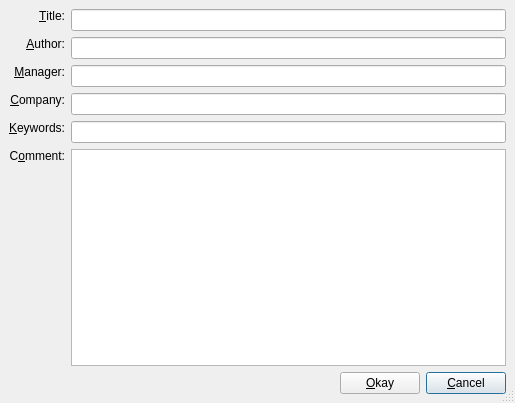
<ui version="4.0" >
 <author>Gerrit M. Albrecht</author>
 <class>DocumentPropertiesDialog</class>
 <widget class="QDialog" name="DocumentPropertiesDialog" >
  <property name="geometry" >
   <rect>
    <x>0</x>
    <y>0</y>
    <width>515</width>
    <height>403</height>
   </rect>
  </property>
  <property name="windowTitle" >
   <string>Document Properties:</string>
  </property>
  <property name="sizeGripEnabled" >
   <bool>true</bool>
  </property>
  <layout class="QVBoxLayout" >
   <property name="margin" >
    <number>9</number>
   </property>
   <property name="spacing" >
    <number>6</number>
   </property>
   <item>
    <layout class="QGridLayout" >
     <property name="margin" >
      <number>0</number>
     </property>
     <property name="spacing" >
      <number>6</number>
     </property>
     <item row="1" column="1" >
      <widget class="QLineEdit" name="m_edit_author" />
     </item>
     <item row="2" column="0" >
      <widget class="QLabel" name="m_label_manager" >
       <property name="text" >
        <string>&amp;Manager:</string>
       </property>
       <property name="alignment" >
        <set>Qt::AlignRight|Qt::AlignTop|Qt::AlignTrailing</set>
       </property>
       <property name="buddy" >
        <cstring>m_edit_manager</cstring>
       </property>
      </widget>
     </item>
     <item row="3" column="0" >
      <widget class="QLabel" name="m_label_company" >
       <property name="text" >
        <string>&amp;Company:</string>
       </property>
       <property name="alignment" >
        <set>Qt::AlignRight|Qt::AlignTop|Qt::AlignTrailing</set>
       </property>
       <property name="buddy" >
        <cstring>m_edit_company</cstring>
       </property>
      </widget>
     </item>
     <item row="5" column="0" >
      <widget class="QLabel" name="m_label_comment" >
       <property name="text" >
        <string>C&amp;omment:</string>
       </property>
       <property name="alignment" >
        <set>Qt::AlignRight|Qt::AlignTop|Qt::AlignTrailing</set>
       </property>
       <property name="buddy" >
        <cstring>m_edit_comment</cstring>
       </property>
      </widget>
     </item>
     <item row="0" column="1" >
      <widget class="QLineEdit" name="m_edit_title" />
     </item>
     <item row="0" column="0" >
      <widget class="QLabel" name="m_label_title" >
       <property name="text" >
        <string>&amp;Title:</string>
       </property>
       <property name="alignment" >
        <set>Qt::AlignRight|Qt::AlignTop|Qt::AlignTrailing</set>
       </property>
       <property name="buddy" >
        <cstring>m_edit_title</cstring>
       </property>
      </widget>
     </item>
     <item row="3" column="1" >
      <widget class="QLineEdit" name="m_edit_company" />
     </item>
     <item row="2" column="1" >
      <widget class="QLineEdit" name="m_edit_manager" />
     </item>
     <item row="1" column="0" >
      <widget class="QLabel" name="m_label_author" >
       <property name="text" >
        <string>&amp;Author:</string>
       </property>
       <property name="alignment" >
        <set>Qt::AlignRight|Qt::AlignTop|Qt::AlignTrailing</set>
       </property>
       <property name="buddy" >
        <cstring>m_edit_author</cstring>
       </property>
      </widget>
     </item>
     <item row="5" column="1" >
      <widget class="QTextEdit" name="m_edit_comment" />
     </item>
     <item row="4" column="0" >
      <widget class="QLabel" name="m_label_keywords" >
       <property name="text" >
        <string>&amp;Keywords:</string>
       </property>
       <property name="alignment" >
        <set>Qt::AlignRight|Qt::AlignTop|Qt::AlignTrailing</set>
       </property>
       <property name="buddy" >
        <cstring>m_edit_keywords</cstring>
       </property>
      </widget>
     </item>
     <item row="4" column="1" >
      <widget class="QLineEdit" name="m_edit_keywords" />
     </item>
    </layout>
   </item>
   <item>
    <layout class="QHBoxLayout" >
     <property name="margin" >
      <number>0</number>
     </property>
     <property name="spacing" >
      <number>6</number>
     </property>
     <item>
      <spacer>
       <property name="orientation" >
        <enum>Qt::Horizontal</enum>
       </property>
       <property name="sizeHint" >
        <size>
         <width>40</width>
         <height>20</height>
        </size>
       </property>
      </spacer>
     </item>
     <item>
      <widget class="QPushButton" name="m_button_okay" >
       <property name="text" >
        <string>&amp;Okay</string>
       </property>
      </widget>
     </item>
     <item>
      <widget class="QPushButton" name="m_button_cancel" >
       <property name="text" >
        <string>&amp;Cancel</string>
       </property>
       <property name="default" >
        <bool>true</bool>
       </property>
      </widget>
     </item>
    </layout>
   </item>
  </layout>
 </widget>
 <tabstops>
  <tabstop>m_edit_title</tabstop>
  <tabstop>m_edit_author</tabstop>
  <tabstop>m_edit_manager</tabstop>
  <tabstop>m_edit_company</tabstop>
  <tabstop>m_edit_keywords</tabstop>
  <tabstop>m_edit_comment</tabstop>
  <tabstop>m_button_okay</tabstop>
  <tabstop>m_button_cancel</tabstop>
 </tabstops>
 <resources/>
 <connections>
  <connection>
   <sender>m_button_okay</sender>
   <signal>clicked()</signal>
   <receiver>DocumentPropertiesDialog</receiver>
   <slot>accept()</slot>
   <hints>
    <hint type="sourcelabel" >
     <x>421</x>
     <y>392</y>
    </hint>
    <hint type="destinationlabel" >
     <x>409</x>
     <y>402</y>
    </hint>
   </hints>
  </connection>
  <connection>
   <sender>m_button_cancel</sender>
   <signal>clicked()</signal>
   <receiver>DocumentPropertiesDialog</receiver>
   <slot>reject()</slot>
   <hints>
    <hint type="sourcelabel" >
     <x>449</x>
     <y>379</y>
    </hint>
    <hint type="destinationlabel" >
     <x>457</x>
     <y>397</y>
    </hint>
   </hints>
  </connection>
 </connections>
</ui>
